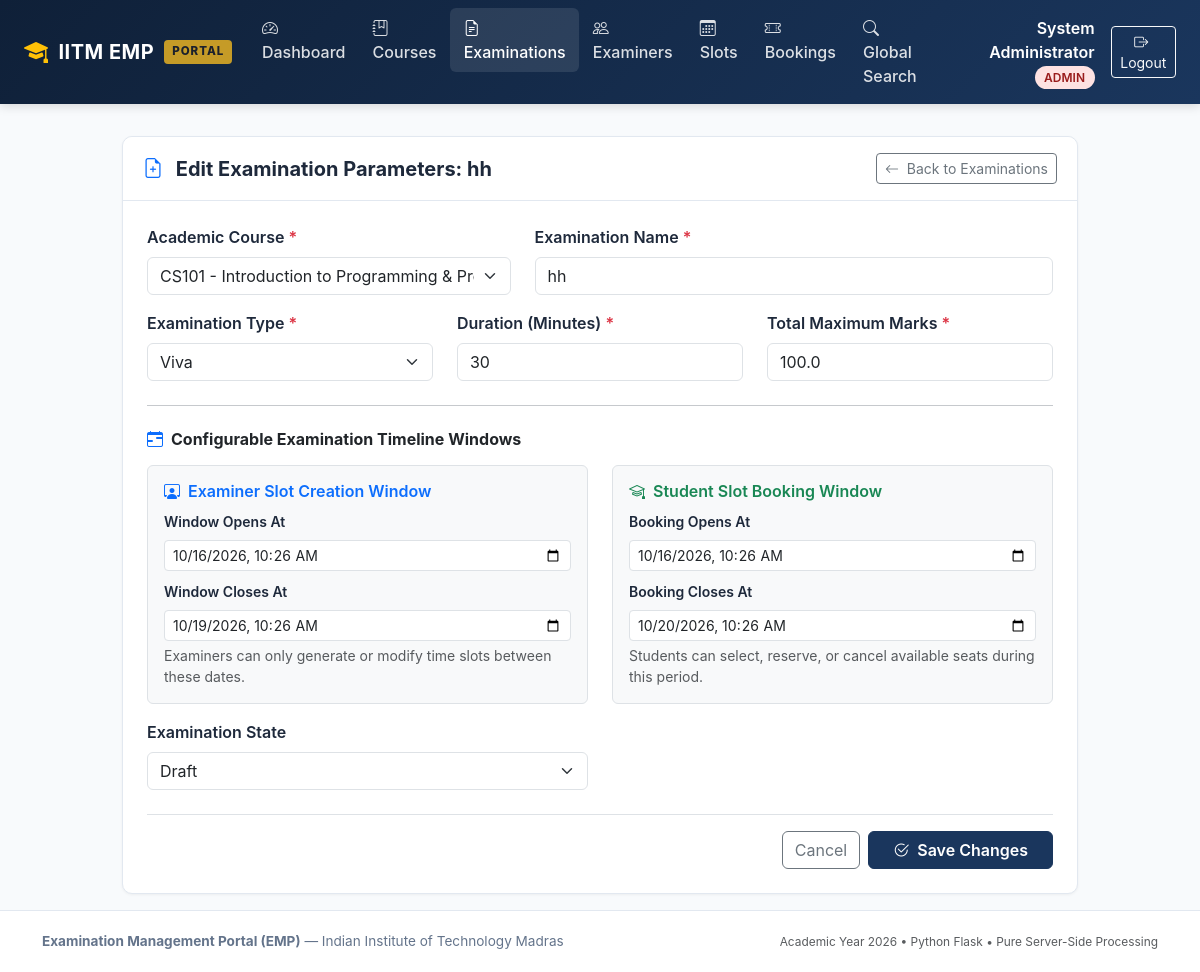
The page /admin/examinations/5/edit (signed in) on the database its author committed.
### models/user.py (models this page shows, shortened)
class User(UserMixin, db.Model):
    __tablename__ = 'users'
    id = db.Column(db.Integer, primary_key=True, autoincrement=True)
    name = db.Column(db.String(150), nullable=False)
    email = db.Column(db.String(150), unique=True, nullable=False, index=True)
    password_hash = db.Column(db.String(256), nullable=False)
    role = db.Column(db.String(20), nullable=False)
    status = db.Column(db.String(20), nullable=False, default='active')
    created_at = db.Column(db.DateTime, default=datetime.now, nullable=False)
    examiner_profile = db.relationship('ExaminerProfile', back_populates='user', uselist=False, cascade='all, delete-orphan')
    slots = db.relationship('ExaminationSlot', back_populates='examiner', foreign_keys='ExaminationSlot.examiner_id', cascade='all, delete-orphan')
    bookings = db.relationship('Booking', back_populates='student', foreign_keys='Booking.student_id', cascade='all, delete-orphan')

### models/examination.py (models this page shows, shortened)
class Examination(db.Model):
    __tablename__ = 'examinations'
    exam_id = db.Column(db.Integer, primary_key=True, autoincrement=True)
    course_id = db.Column(db.Integer, db.ForeignKey('courses.course_id', ondelete='CASCADE'), nullable=False)
    examination_name = db.Column(db.String(200), nullable=False)
    examination_type = db.Column(db.String(50), nullable=False)
    duration = db.Column(db.Integer, nullable=False, default=30)
    maximum_marks = db.Column(db.Float, nullable=False, default=100.0)
    slot_creation_start = db.Column(db.DateTime, nullable=False)
    slot_creation_end = db.Column(db.DateTime, nullable=False)
    slot_booking_start = db.Column(db.DateTime, nullable=False)
    slot_booking_end = db.Column(db.DateTime, nullable=False)
    status = db.Column(db.String(30), nullable=False, default='Draft')
    course = db.relationship('Course', back_populates='examinations')
    rubrics = db.relationship('Rubric', back_populates='examination', cascade='all, delete-orphan')
    slots = db.relationship('ExaminationSlot', back_populates='examination', cascade='all, delete-orphan')

### models/course.py (models this page shows, shortened)
class Course(db.Model):
    __tablename__ = 'courses'
    course_id = db.Column(db.Integer, primary_key=True, autoincrement=True)
    course_code = db.Column(db.String(50), unique=True, nullable=False, index=True)
    course_name = db.Column(db.String(200), nullable=False)
    description = db.Column(db.Text, nullable=True)
    status = db.Column(db.String(20), nullable=False, default='active')
    examinations = db.relationship('Examination', back_populates='course', cascade='all, delete-orphan')

### routes/admin.py (the view, shortened to what this page needs)
@admin_bp.route('/examinations/<int:exam_id>/edit', methods=['GET', 'POST'])
def edit_examination(exam_id):
    exam = db.session.get(Examination, exam_id) or abort(404)
    courses = Course.query.filter_by(status='active').order_by(Course.course_code).all()
    return render_template('admin/examination_form.html', exam=exam, courses=courses, is_edit=True)

### templates/admin/examination_form.html (shortened to what this page needs)
{% extends 'base.html' %}
{% block content %}
<div class="row justify-content-center">
  <div class="col-lg-10">
    <div class="emp-card">
      <div class="emp-card-header d-flex justify-content-between align-items-center">
        <h5 class="mb-0 fw-bold">
          <i class="bi bi-file-earmark-plus text-primary me-2"></i>
          {% if is_edit %}Edit Examination Parameters: {{ exam.examination_name }}{% else %}Create New Examination Session{% endif %}
        </h5>
        <a href="{{ url_for('admin.examinations') }}" class="btn btn-sm btn-outline-secondary">
          <i class="bi bi-arrow-left me-1"></i> Back to Examinations
        </a>
      </div>
      <div class="p-4">
        <form method="POST">
          <div class="row mb-3">
            <div class="col-md-5">
              <label for="course_id" class="form-label fw-semibold">Academic Course <span class="text-danger">*</span></label>
              <select class="form-select" id="course_id" name="course_id" required>
                {% for course in courses %}
                  <option value="{{ course.course_id }}" {% if (is_edit and exam.course_id == course.course_id) or (request.form.get('course_id') == course.course_id|string) %}selected{% endif %}>
                    {{ course.course_code }} - {{ course.course_name }}
                  </option>
                {% endfor %}
              </select>
            </div>
            <div class="col-md-7">
              <label for="examination_name" class="form-label fw-semibold">Examination Name <span class="text-danger">*</span></label>
              <input type="text" class="form-control" id="examination_name" name="examination_name"
                     value="{% if is_edit %}{{ exam.examination_name }}{% else %}{{ request.form.get('examination_name', '') }}{% endif %}"
                     placeholder="e.g. End-Term Project Presentation & Viva" required>
            </div>
          </div>
          <div class="row mb-3">
            <div class="col-md-4">
              <label for="examination_type" class="form-label fw-semibold">Examination Type <span class="text-danger">*</span></label>
              <select class="form-select" id="examination_type" name="examination_type" required>
                {% for t in ['Viva', 'Practical', 'Project Demo', 'Assessment'] %}
                  <option value="{{ t }}" {% if (is_edit and exam.examination_type == t) or (request.form.get('examination_type') == t) %}selected{% endif %}>
                    {{ t }}
                  </option>
                {% endfor %}
              </select>
            </div>
            <div class="col-md-4">
              <label for="duration" class="form-label fw-semibold">Duration (Minutes) <span class="text-danger">*</span></label>
              <input type="number" class="form-control" id="duration" name="duration" min="5" max="300"
                     value="{% if is_edit %}{{ exam.duration }}{% else %}{{ request.form.get('duration', 30) }}{% endif %}" required>
            </div>
            <div class="col-md-4">
              <label for="maximum_marks" class="form-label fw-semibold">Total Maximum Marks <span class="text-danger">*</span></label>
              <input type="number" step="0.5" class="form-control" id="maximum_marks" name="maximum_marks" min="1"
                     value="{% if is_edit %}{{ exam.maximum_marks }}{% else %}{{ request.form.get('maximum_marks', 100.0) }}{% endif %}" required>
            </div>
          </div>
          <hr class="my-4">
          <h6 class="fw-bold text-dark mb-3"><i class="bi bi-calendar-range me-2 text-primary"></i>Configurable Examination Timeline Windows</h6>
          <div class="row mb-3">
            <div class="col-md-6">
              <div class="p-3 bg-light rounded border">
                <h6 class="fw-semibold text-primary mb-2"><i class="bi bi-person-workspace me-1"></i> Examiner Slot Creation Window</h6>
                <div class="mb-2">
                  <label for="slot_creation_start" class="form-label small fw-semibold">Window Opens At</label>
                  <input type="datetime-local" class="form-control form-control-sm" id="slot_creation_start" name="slot_creation_start"
                         value="{% if is_edit %}{{ exam.slot_creation_start.strftime('%Y-%m-%dT%H:%M') }}{% else %}{{ request.form.get('slot_creation_start', '') }}{% endif %}" required>
                </div>
                <div>
                  <label for="slot_creation_end" class="form-label small fw-semibold">Window Closes At</label>
                  <input type="datetime-local" class="form-control form-control-sm" id="slot_creation_end" name="slot_creation_end"
                         value="{% if is_edit %}{{ exam.slot_creation_end.strftime('%Y-%m-%dT%H:%M') }}{% else %}{{ request.form.get('slot_creation_end', '') }}{% endif %}" required>
                </div>
                <div class="form-text small">Examiners can only generate or modify time slots between these dates.</div>
              </div>
            </div>
            <div class="col-md-6">
              <div class="p-3 bg-light rounded border">
                <h6 class="fw-semibold text-success mb-2"><i class="bi bi-mortarboard me-1"></i> Student Slot Booking Window</h6>
                <div class="mb-2">
                  <label for="slot_booking_start" class="form-label small fw-semibold">Booking Opens At</label>
                  <input type="datetime-local" class="form-control form-control-sm" id="slot_booking_start" name="slot_booking_start"
                         value="{% if is_edit %}{{ exam.slot_booking_start.strftime('%Y-%m-%dT%H:%M') }}{% else %}{{ request.form.get('slot_booking_start', '') }}{% endif %}" required>
                </div>
                <div>
                  <label for="slot_booking_end" class="form-label small fw-semibold">Booking Closes At</label>
                  <input type="datetime-local" class="form-control form-control-sm" id="slot_booking_end" name="slot_booking_end"
                         value="{% if is_edit %}{{ exam.slot_booking_end.strftime('%Y-%m-%dT%H:%M') }}{% else %}{{ request.form.get('slot_booking_end', '') }}{% endif %}" required>
                </div>
                <div class="form-text small">Students can select, reserve, or cancel available seats during this period.</div>
              </div>
            </div>
          </div>
          <div class="row mb-4">
            <div class="col-md-6">
              <label for="status" class="form-label fw-semibold">Examination State</label>
              <select class="form-select" id="status" name="status">
                {% for st in ['Draft', 'Slot Creation', 'Booking Open', 'Closed', 'Completed'] %}
                  <option value="{{ st }}" {% if (is_edit and exam.status == st) or (request.form.get('status') == st) %}selected{% endif %}>
                    {{ st }}
                  </option>
                {% endfor %}
              </select>
            </div>
          </div>
          <div class="d-flex justify-content-end gap-2 border-top pt-3">
            <a href="{{ url_for('admin.examinations') }}" class="btn btn-outline-secondary">Cancel</a>
            <button type="submit" class="btn btn-emp-primary px-4 fw-semibold">
              <i class="bi bi-check2-circle me-1"></i> {% if is_edit %}Save Changes{% else %}Save & Define Rubrics{% endif %}
            </button>
          </div>
        </form>
      </div>
    </div>
  </div>
</div>
{% endblock %}

### templates/base.html (shortened to what this page needs)
<!DOCTYPE html>
<html lang="en">
<head>
  <link href="https://cdn.jsdelivr.net/npm/bootstrap@5.3.3/dist/css/bootstrap.min.css" rel="stylesheet">
  <link href="https://cdn.jsdelivr.net/npm/bootstrap-icons@1.11.3/font/bootstrap-icons.min.css" rel="stylesheet">
  <link rel="stylesheet" href="{{ url_for('static', filename='css/style.css') }}">
</head>
<body>
  <nav class="navbar navbar-expand-lg navbar-dark emp-navbar sticky-top">
    <div class="container-fluid px-lg-4">
      <a class="navbar-brand emp-brand" href="{{ url_for('index') }}">
        <i class="bi bi-mortarboard-fill text-warning fs-4"></i>
        <span>IITM EMP</span>
        <span class="emp-brand-badge">PORTAL</span>
      </a>
      <div class="collapse navbar-collapse" id="empNavbarNav">
        <ul class="navbar-nav me-auto mb-2 mb-lg-0">
          {% if current_user.is_authenticated %}
            {% if current_user.role == 'admin' %}
              <li class="nav-item">
                <a class="nav-link {% if request.endpoint == 'admin.dashboard' %}active{% endif %}" href="{{ url_for('admin.dashboard') }}">
                  <i class="bi bi-speedometer2 me-1"></i> Dashboard
                </a>
              </li>
              <li class="nav-item">
                <a class="nav-link {% if 'courses' in request.endpoint %}active{% endif %}" href="{{ url_for('admin.courses') }}">
                  <i class="bi bi-journal-bookmark me-1"></i> Courses
                </a>
              </li>
              <li class="nav-item">
                <a class="nav-link {% if 'examination' in request.endpoint %}active{% endif %}" href="{{ url_for('admin.examinations') }}">
                  <i class="bi bi-file-earmark-text me-1"></i> Examinations
                </a>
              </li>
              <li class="nav-item">
                <a class="nav-link {% if 'examiners' in request.endpoint %}active{% endif %}" href="{{ url_for('admin.examiners') }}">
                  <i class="bi bi-people me-1"></i> Examiners
                </a>
              </li>
              <li class="nav-item">
                <a class="nav-link {% if 'slots' in request.endpoint %}active{% endif %}" href="{{ url_for('admin.slots') }}">
                  <i class="bi bi-calendar3 me-1"></i> Slots
                </a>
              </li>
              <li class="nav-item">
                <a class="nav-link {% if 'bookings' in request.endpoint %}active{% endif %}" href="{{ url_for('admin.bookings') }}">
                  <i class="bi bi-ticket-perforated me-1"></i> Bookings
                </a>
              </li>
              <li class="nav-item">
                <a class="nav-link {% if request.endpoint == 'admin.search' %}active{% endif %}" href="{{ url_for('admin.search') }}">
                  <i class="bi bi-search me-1"></i> Global Search
                </a>
              </li>
            {% endif %}
          {% endif %}
        </ul>
        <div class="d-flex align-items-center gap-3">
          {% if current_user.is_authenticated %}
            <div class="text-white text-end d-none d-md-block">
              <span class="fw-semibold">{{ current_user.name }}</span>
              <span class="user-role-badge role-{{ current_user.role }} ms-1">{{ current_user.role }}</span>
            </div>
            <a href="{{ url_for('auth.logout') }}" class="btn btn-outline-light btn-sm">
              <i class="bi bi-box-arrow-right me-1"></i> Logout
            </a>
          {% endif %}
        </div>
      </div>
    </div>
  </nav>
  <main class="container-fluid px-lg-4 py-3">
    {% block content %}{% endblock %}
  </main>
  <footer class="emp-footer text-center mt-auto">
    <div class="container">
      <div class="d-flex flex-column flex-md-row justify-content-between align-items-center">
        <div>
          <strong>Examination Management Portal (EMP)</strong> &mdash; Indian Institute of Technology Madras
        </div>
        <div class="text-muted small mt-2 mt-md-0">
          Academic Year {{ current_year }} &bull; Python Flask &bull; Pure Server-Side Processing
        </div>
      </div>
    </div>
  </footer>
</body>
</html>

### rows shown on the page
User: name "System Administrator", role "ADMIN"
Examination: examination_name "hh", course_id "CS101 - Introduction to Programming & Problem Solving", examination_type "Viva", duration "30", maximum_marks "100.0", slot_creation_start "10/16/2026 10:26", slot_creation_end "10/19/2026 10:26", slot_booking_start "10/16/2026 10:26", slot_booking_end "10/20/2026 10:26", status "Draft"
